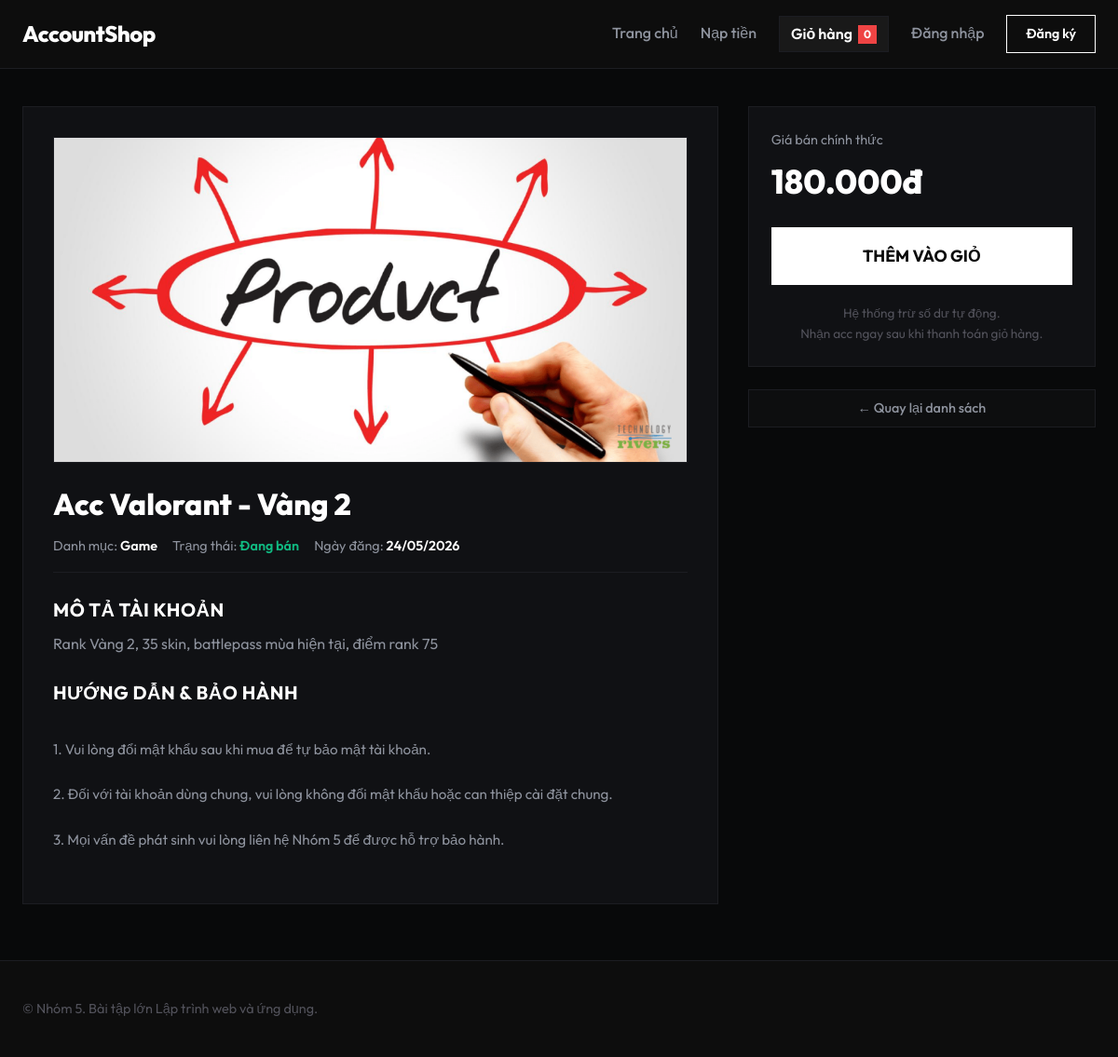
/chitiet.php?id=2, run on the app's committed database.
### tables this page shows
CREATE TABLE accounts (
  id INT AUTO_INCREMENT PRIMARY KEY,
  name VARCHAR(200) NOT NULL,
  description TEXT,
  price DECIMAL(15,0) NOT NULL DEFAULT 0,
  category_id INT DEFAULT NULL,
  image VARCHAR(255) DEFAULT NULL,
  account_detail TEXT DEFAULT NULL COMMENT 'Thông tin đăng nhập',
  status ENUM('available', 'sold') DEFAULT 'available',
  created_at DATETIME DEFAULT CURRENT_TIMESTAMP,
  updated_at DATETIME DEFAULT CURRENT_TIMESTAMP ON UPDATE CURRENT_TIMESTAMP,
  FOREIGN KEY (category_id) REFERENCES categories(id) ON DELETE SET NULL
);

CREATE TABLE categories (
  id INT AUTO_INCREMENT PRIMARY KEY,
  name VARCHAR(100) NOT NULL,
  description TEXT,
  created_at DATETIME DEFAULT CURRENT_TIMESTAMP
);

### chitiet.php (the view, shortened to what this page needs)
<?php
require_once __DIR__ . '/admin/config/db.php';
$id = $_GET['id'] ?? '';
$stmt = $pdo->prepare("
    SELECT accounts.*, categories.name AS category_name
    FROM accounts
    LEFT JOIN categories ON accounts.category_id = categories.id
    WHERE accounts.id = ?
");
$stmt->execute([$id]);
$acc = $stmt->fetch();
$myBalance = 0;
function getFallbackImage($categoryName) {
    $categoryName = mb_strtolower($categoryName, 'UTF-8');
    if (strpos($categoryName, 'game') !== false || strpos($categoryName, 'lmht') !== false || strpos($categoryName, 'steam') !== false) {
        return 'https://images.unsplash.com/photo-1542751371-adc38448a05e?q=80&w=600&auto=format&fit=crop';
    } elseif (strpos($categoryName, 'streaming') !== false || strpos($categoryName, 'netflix') !== false || strpos($categoryName, 'spotify') !== false) {
        return 'https://images.unsplash.com/photo-1574375927938-d5a98e8edd86?q=80&w=600&auto=format&fit=crop';
    } elseif (strpos($categoryName, 'software') !== false || strpos($categoryName, 'office') !== false || strpos($categoryName, 'adobe') !== false) {
        return 'https://images.unsplash.com/photo-1618401471353-b98aedd07871?q=80&w=600&auto=format&fit=crop';
    }
    return 'assets/images/default-product.png';
}
?>
<!DOCTYPE html>
<html lang="vi">
<head>
    <link rel="stylesheet" href="assets/css/style.css">
</head>
<body>
    <header class="navbar">
        <div class="container navbar-content">
            <a href="index.php" class="logo">
                AccountShop
            </a>
            <div class="nav-links">
                <a href="index.php" class="nav-link">Trang chủ</a>
                <a href="topup.php" class="nav-link">Nạp tiền</a>
                <a href="cart.php" class="cart-badge-indicator">
                    <span>Giỏ hàng</span>
                    <span class="cart-count"><?= count($_SESSION['cart']) ?></span>
                </a>
                <?php if (isset($_SESSION['user_logged_in']) && $_SESSION['user_logged_in'] === true): ?>
                    <a href="profile.php" class="balance-indicator">
                        Số dư: <?= number_format($myBalance, 0, ',', '.') ?>đ
                    </a>
                    <a href="profile.php" class="nav-link" style="color: var(--text-white); font-weight: 600;">
                        Hi, <?= htmlspecialchars($_SESSION['user_fullname']) ?>
                    </a>
                    <a href="logout.php" class="btn-nav" style="background: var(--danger);">Đăng xuất</a>
                <?php else: ?>
                    <a href="login.php" class="nav-link">Đăng nhập</a>
                    <a href="register.php" class="btn-nav">Đăng ký</a>
                <?php endif; ?>
            </div>
        </div>
    </header>
    <div class="container">
        <?php if (isset($error) && !$acc): ?>
            <div class="frontend-alert frontend-alert-error" style="margin-top: 40px;">
                <?= htmlspecialchars($error) ?>
            </div>
            <div style="text-align: center; margin: 40px 0;">
                <a href="index.php" class="tab-btn">Quay lại trang chủ</a>
            </div>
        <?php else: ?>
            <div class="detail-layout">
                <main class="detail-main">
                    <div class="detail-img-container">
                        <?php
                            $img = !empty($acc['image']) ? $acc['image'] : getFallbackImage($acc['category_name'] ?? '');
                        ?>
                        <img src="<?= htmlspecialchars($img) ?>" alt="<?= htmlspecialchars($acc['name']) ?>" onerror="this.src='assets/images/default-product.png'; this.onerror=null;">
                    </div>
                    <h1 class="detail-title"><?= htmlspecialchars($acc['name']) ?></h1>
                    <div class="detail-meta">
                        <div class="meta-item">Danh mục: <span><?= htmlspecialchars($acc['category_name'] ?? 'Chưa phân loại') ?></span></div>
                        <div class="meta-item">Trạng thái:
                            <span style="color: <?= $acc['status'] === 'available' ? '#10b981' : '#ef4444' ?>">
                                <?= $acc['status'] === 'available' ? 'Đang bán' : 'Đã bán' ?>
                            </span>
                        </div>
                        <div class="meta-item">Ngày đăng: <span><?= date('d/m/Y', strtotime($acc['created_at'])) ?></span></div>
                    </div>
                    <div class="detail-content">
                        <h3>Mô tả tài khoản</h3>
                        <p><?= htmlspecialchars($acc['description'] ?? 'Không có mô tả cho sản phẩm này.') ?></p>
                        <h3>Hướng dẫn & Bảo hành</h3>
                        <p style="color: var(--text-gray); font-size: 0.95rem; line-height: 1.6;">
                            1. Vui lòng đổi mật khẩu sau khi mua để tự bảo mật tài khoản.<br>
                            2. Đối với tài khoản dùng chung, vui lòng không đổi mật khẩu hoặc can thiệp cài đặt chung.<br>
                            3. Mọi vấn đề phát sinh vui lòng liên hệ Nhóm 5 để được hỗ trợ bảo hành.
                        </p>
                    </div>
                </main>
                <aside class="detail-sidebar">
                    <div class="purchase-card">
                        <div class="purchase-price-label">Giá bán chính thức</div>
                        <div class="purchase-price"><?= number_format($acc['price'], 0, ',', '.') ?>đ</div>
                        <?php if ($acc['status'] === 'available'): ?>
                            <?php if (in_array($acc['id'], $_SESSION['cart'])): ?>
                                <a href="cart.php" class="btn-buy" style="display: block; text-decoration: none; text-align: center; background: #059669; box-shadow: 0 4px 14px rgba(5, 150, 105, 0.3);">
                                    Xem giỏ hàng
                                </a>
                            <?php else: ?>
                                <a href="cart.php?action=add&id=<?= $acc['id'] ?>" class="btn-buy" style="display: block; text-decoration: none; text-align: center;">
                                    Thêm vào giỏ
                                </a>
                            <?php endif; ?>
                        <?php else: ?>
                            <button class="btn-buy" disabled>Tài khoản đã bán</button>
                        <?php endif; ?>
                        <div style="margin-top: 20px; font-size: 0.85rem; color: var(--text-muted); text-align: center;">
                            Hệ thống trừ số dư tự động.<br>Nhận acc ngay sau khi thanh toán giỏ hàng.
                        </div>
                    </div>
                    <a href="index.php" class="tab-btn" style="text-align: center; text-decoration: none; display: block; border-radius: var(--radius-sm);">
                        &larr; Quay lại danh sách
                    </a>
                </aside>
            </div>
        <?php endif; ?>
    </div>
    <footer>
        <div class="container footer-content">
            <p>&copy; Nhóm 5. Bài tập lớn Lập trình web và ứng dụng.</p>
        </div>
    </footer>
</body>
</html>

### assets/css/style.css (style rules this page uses)
:root { --bg-dark: #08090a; --bg-card: #101114; --bg-card-hover: #17181c; --primary: #ffffff; --text-white: #ffffff; --text-gray: #8e939e; --text-muted: #52525b; --success: #10b981; --danger: #ef4444; --border-color: #1c1d22; --border-hover: #3f3f46; --transition: all 0.2s cubic-bezier(0.16, 1, 0.3, 1); }
* { box-sizing: border-box; margin: 0; padding: 0; border-radius: 0 !important; }
body { font-family: 'Outfit', sans-serif; background-color: var(--bg-dark); color: #e5e5e5; line-height: 1.6; min-height: 100vh; display: flex; flex-direction: column; }
.container { width: 100%; max-width: 1200px; margin: 0 auto; padding: 0 24px; }
.navbar { background-color: #0d0d0d; border-bottom: 1px solid var(--border-color); position: sticky; top: 0; z-index: 100; padding: 16px 0; }
.navbar-content { display: flex; justify-content: space-between; align-items: center; }
.logo { font-size: 1.5rem; font-weight: 800; color: var(--text-white); text-decoration: none; letter-spacing: -0.5px; display: flex; align-items: center; gap: 8px; }
.nav-links { display: flex; align-items: center; gap: 24px; }
.nav-link { color: var(--text-gray); text-decoration: none; font-weight: 500; transition: var(--transition); border-bottom: 1px solid transparent; }
.btn-nav { background: transparent; color: var(--text-white); border: 1px solid #ffffff; padding: 8px 20px; text-decoration: none; font-weight: 600; font-size: 0.9rem; transition: var(--transition); }
.tab-btn { background-color: rgba(255, 255, 255, 0.02); border: 1px solid var(--border-color); color: var(--text-gray); padding: 8px 16px; font-size: 0.9rem; font-weight: 500; cursor: pointer; text-decoration: none; transition: var(--transition); }
.detail-layout { display: grid; grid-template-columns: 2fr 1fr; gap: 32px; margin-top: 40px; margin-bottom: 60px; }
.detail-main { background-color: var(--bg-card); border: 1px solid var(--border-color); padding: 32px; }
.detail-img-container { width: 100%; height: 350px; background-color: #1f2937; overflow: hidden; margin-bottom: 24px; border: 1px solid var(--border-color); }
.detail-img-container img { width: 100%; height: 100%; object-fit: cover; }
.detail-title { font-size: 2rem; font-weight: 800; color: var(--text-white); margin-bottom: 12px; line-height: 1.3; }
.detail-meta { display: flex; gap: 16px; margin-bottom: 24px; padding-bottom: 16px; border-bottom: 1px solid var(--border-color); }
.meta-item { font-size: 0.9rem; color: var(--text-gray); }
.meta-item span { color: var(--text-white); font-weight: 600; }
.detail-content h3 { font-size: 1.25rem; font-weight: 700; color: var(--text-white); margin-bottom: 8px; text-transform: uppercase; letter-spacing: 0.5px; }
.detail-content p { color: var(--text-gray); margin-bottom: 24px; white-space: pre-line; }
.detail-sidebar { display: flex; flex-direction: column; gap: 24px; }
.purchase-card { background-color: var(--bg-card); border: 1px solid var(--border-color); padding: 24px; position: sticky; top: 100px; }
.purchase-price-label { font-size: 0.9rem; color: var(--text-gray); margin-bottom: 4px; }
.purchase-price { font-size: 2.25rem; font-weight: 800; color: #ffffff; margin-bottom: 20px; }
.btn-buy { background-color: #ffffff; color: #0a0a0a; border: 1px solid #ffffff; width: 100%; padding: 16px; font-size: 1.1rem; font-weight: 700; cursor: pointer; text-transform: uppercase; transition: var(--transition); }
footer { background-color: #0d0d0d; border-top: 1px solid var(--border-color); padding: 40px 0; margin-top: auto; color: var(--text-muted); font-size: 0.9rem; }
.footer-content { display: flex; justify-content: space-between; align-items: center; flex-wrap: wrap; gap: 20px; }

### chitiet.php (style rules this page uses)
.cart-badge-indicator { position: relative; display: flex; align-items: center; color: var(--text-white); text-decoration: none; font-weight: 600; padding: 6px 12px; border-radius: var(--radius-sm); background-color: rgba(255, 255, 255, 0.05); border: 1px solid var(--border-color); transition: var(--transition); }
.cart-count { background-color: #ef4444; color: white; border-radius: 50%; width: 20px; height: 20px; display: flex; align-items: center; justify-content: center; font-size: 0.75rem; font-weight: 700; margin-left: 6px; }

### data on the page
accounts: name "Acc Valorant - Vàng 2", category.name "Game", created_at "24/05/2026", description "Rank Vàng 2, 35 skin, battlepass mùa hiện tại, điểm rank 75", price "180.000"

### other printed values
count($_SESSION['cart']) "0"
